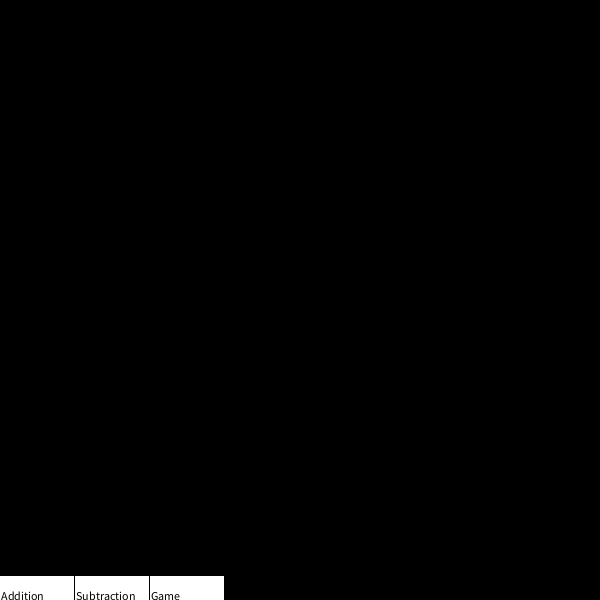
Frame 1 (no input)
Frame 60 (the mouse pressed at the canvas centre just before this capture): identical to frame 1, image omitted
Frame 120 (the mouse held since frame 60 and released just before this capture): identical to frame 1, image omitted

The Processing sketch that drew this single still picture (run headless with seeded random() and noise(); from frame 60 on, the mouse is pressed at the canvas centre):

// Processing sketch: math
// ── math.pde
int mathType;
//addition variables
int add1 = 5;
int add2 = 5;
String userInput1 = "";
int addans;
int addscore;
int addinput;
//subtraction variables
int sub1 = int(random(5, 10));
int sub2 = int(random(1, 5));
String userInput2 = "";
int subans;
int subscore;
int subinput;
int decider;

void setup() {
  size(600, 600);
  background(0);
  stroke(0);
  noFill();
}

void draw() {
  background(0);
  buttons();
}

void buttons() {
  fill(255);
  rect(-1, 575, 75, 25);
  rect(-1+75, 575, 75, 25);
  rect(-1+150, 575, 75, 25);
  fill(0);
  text("Addition", -1+2, 575+25);
  text("Subtraction", -1+77, 575+25);
  text("Game", -1+152, 575+25);
  if (mousePressed) {
    if (mouseX > -1 && mouseX < -1+75 && mouseY > 575 && mouseY < 575+25) {
      fill(0);
      mathType = 1;
      decider = 1;
    } else if (mouseX > -1+75 && mouseX < -1+75+75 && mouseY > 575 && mouseY < 575+25) {
      fill(0);
      mathType = 2;
      decider = 2;
    } else if (mouseX > -1+150 && mouseX < -1+150+75 && mouseY > 575 && mouseY < 575+75) {
      fill(0);
      mathType = 3;
      decider = 3;
    }
  }
  if (mathType == 1) {
    addMath();
  } else if (mathType == 2) {
    subMath();
  } else if (mathType == 3) {
    notGame();
  } else if (mathType == 4) {
    buttons();
  }
}

void addMath() {
  fill(255);
  addinput = int(userInput1); //<>//
  addans = add1 + add2;
  text("Hey, what is x?", 300, 200);
  text(addscore + "ssss" , 100, 200);
  text(userInput1, 300, 400);
  text(add1 + "+" + "x" + "=" + addans, 300, 300);
}

void subMath() {
  fill(255);
  subinput = int(userInput2);
  subans = sub1 - sub2;
  text("Hey, what is y?", 300, 200);
  text(subscore, 100, 200);
  text(userInput2, 300, 400);
  text(sub1 + "-" + "y" + "=" + subans, 300, 300);
}

void notGame() {
  fill(255);
}

void keyPressed() {
          println(addscore); //<>//

  if (decider == 1) {
    if (key == ENTER) {
      println(addinput+"isaddinput");
      println(add2 +"isadd2");
      if (addinput == add2) {
        addscore += 10;
        println(addscore); //<>//
      }
      add1 = 5; //<>//
      add2 = 5;
      userInput1 = "";
    }
    userInput1 += key;
  } else if (decider == 2) {
    if (key == ENTER) {
      if (subinput == sub2) {
        sub1 = 0;
        sub2 = 0;
        subscore += 10;
      }
      sub1 = int(random(5, 10));
      sub2 = int(random(1, 5));
      userInput2 = "";
    }
    userInput2 += key;
  }
}
